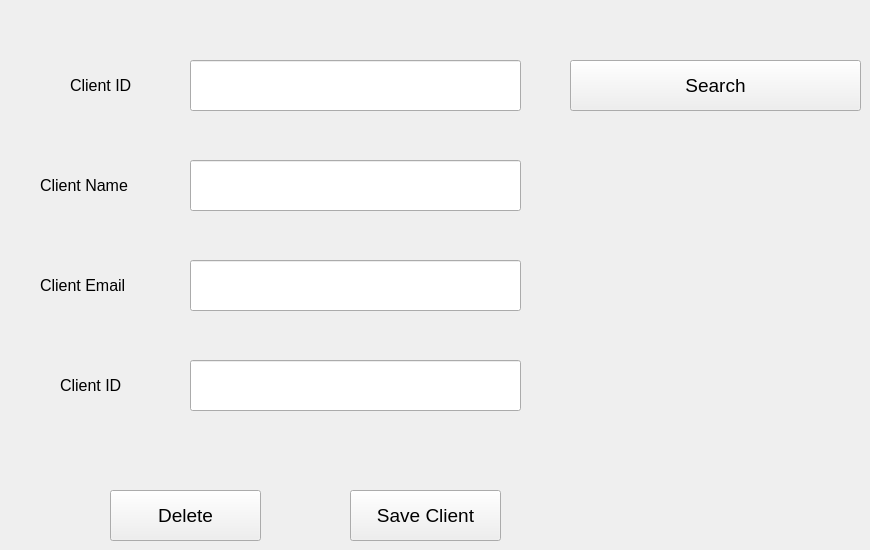
        <widget class="QWidget" name="tab_17">
         <attribute name="title">
          <string>Edit or Delete a Client</string>
         </attribute>
         <widget class="QPushButton" name="pushButton_28">
          <property name="geometry">
           <rect>
            <x>350</x>
            <y>490</y>
            <width>151</width>
            <height>51</height>
           </rect>
          </property>
          <property name="font">
           <font>
            <family>Segoe UI</family>
            <pointsize>14</pointsize>
           </font>
          </property>
          <property name="text">
           <string>Save Client</string>
          </property>
         </widget>
         <widget class="QLabel" name="label_41">
          <property name="geometry">
           <rect>
            <x>70</x>
            <y>70</y>
            <width>91</width>
            <height>31</height>
           </rect>
          </property>
          <property name="font">
           <font>
            <family>Segoe UI</family>
            <pointsize>12</pointsize>
           </font>
          </property>
          <property name="text">
           <string>Client ID</string>
          </property>
         </widget>
         <widget class="QLineEdit" name="lineEdit_32">
          <property name="geometry">
           <rect>
            <x>190</x>
            <y>60</y>
            <width>331</width>
            <height>51</height>
           </rect>
          </property>
         </widget>
         <widget class="QPushButton" name="pushButton_29">
          <property name="geometry">
           <rect>
            <x>570</x>
            <y>60</y>
            <width>291</width>
            <height>51</height>
           </rect>
          </property>
          <property name="font">
           <font>
            <family>Segoe UI</family>
            <pointsize>14</pointsize>
           </font>
          </property>
          <property name="text">
           <string>Search</string>
          </property>
         </widget>
         <widget class="QPushButton" name="pushButton_30">
          <property name="geometry">
           <rect>
            <x>110</x>
            <y>490</y>
            <width>151</width>
            <height>51</height>
           </rect>
          </property>
          <property name="font">
           <font>
            <family>Segoe UI</family>
            <pointsize>14</pointsize>
           </font>
          </property>
          <property name="text">
           <string>Delete</string>
          </property>
         </widget>
         <widget class="QLabel" name="label_42">
          <property name="geometry">
           <rect>
            <x>40</x>
            <y>170</y>
            <width>121</width>
            <height>31</height>
           </rect>
          </property>
          <property name="font">
           <font>
            <family>Segoe UI</family>
            <pointsize>12</pointsize>
           </font>
          </property>
          <property name="text">
           <string>Client Name</string>
          </property>
         </widget>
         <widget class="QLineEdit" name="lineEdit_33">
          <property name="geometry">
           <rect>
            <x>190</x>
            <y>160</y>
            <width>331</width>
            <height>51</height>
           </rect>
          </property>
         </widget>
         <widget class="QLineEdit" name="lineEdit_34">
          <property name="geometry">
           <rect>
            <x>190</x>
            <y>360</y>
            <width>331</width>
            <height>51</height>
           </rect>
          </property>
         </widget>
         <widget class="QLabel" name="label_43">
          <property name="geometry">
           <rect>
            <x>40</x>
            <y>270</y>
            <width>121</width>
            <height>31</height>
           </rect>
          </property>
          <property name="font">
           <font>
            <family>Segoe UI</family>
            <pointsize>12</pointsize>
           </font>
          </property>
          <property name="text">
           <string>Client Email</string>
          </property>
         </widget>
         <widget class="QLabel" name="label_44">
          <property name="geometry">
           <rect>
            <x>60</x>
            <y>370</y>
            <width>81</width>
            <height>31</height>
           </rect>
          </property>
          <property name="font">
           <font>
            <family>Segoe UI</family>
            <pointsize>12</pointsize>
           </font>
          </property>
          <property name="text">
           <string>Client ID</string>
          </property>
         </widget>
         <widget class="QLineEdit" name="lineEdit_35">
          <property name="geometry">
           <rect>
            <x>190</x>
            <y>260</y>
            <width>331</width>
            <height>51</height>
           </rect>
          </property>
         </widget>
        </widget>
